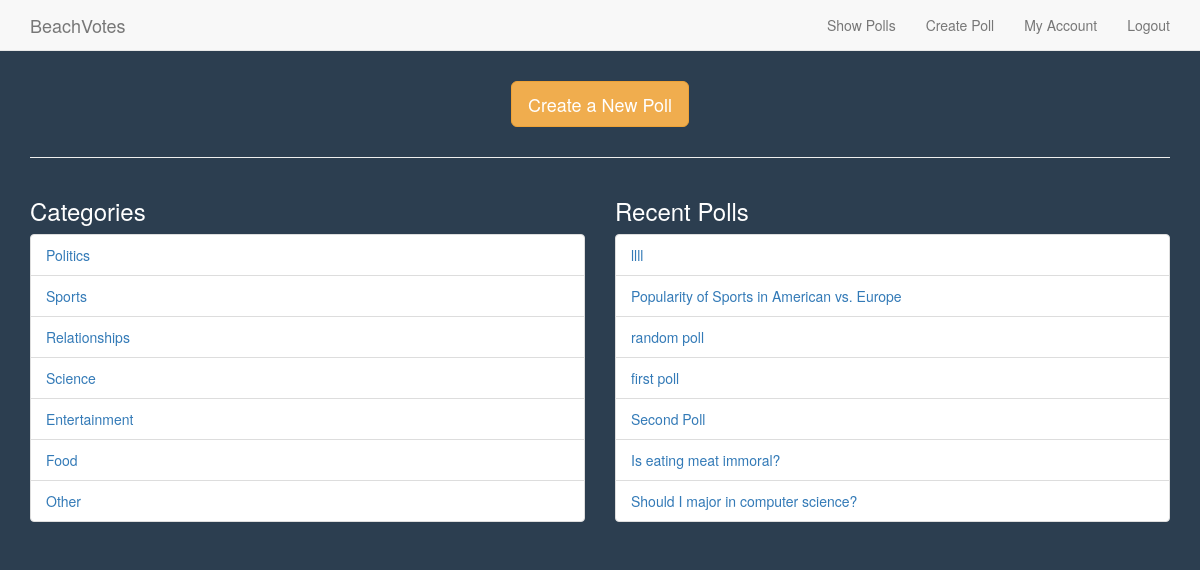
/poll/show_polls (signed in), run on an earlier commit of the app's database.
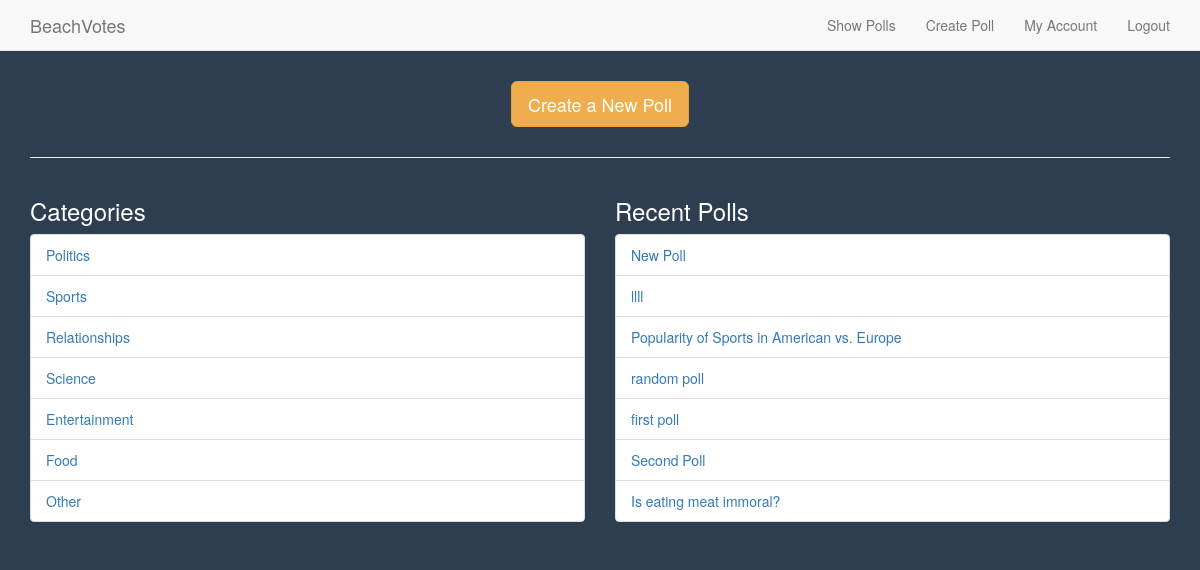
And on a later commit of the database.
### poll/models.py (models this page shows, shortened)
class Category(models.Model):
    group_name = models.CharField(max_length = 50, unique = True, null = False)
    class Meta:
        verbose_name_plural = 'Categories'

class Poll(models.Model):
    category = models.ForeignKey(Category, on_delete=models.CASCADE)
    poll_creator = models.ForeignKey(User, on_delete=models.CASCADE)
    title_question = models.CharField(max_length = 128, unique = True, null = False)
    start_date = models.DateField(default = datetime.date.today, null = False)
    end_date =  models.DateField(default = datetime.date.today() + datetime.timedelta(days=1),
                                 null = False)

### poll/views.py (the view)
@login_required
def show_polls(request):
    categories = Category.objects.all()
    polls = Poll.objects.order_by('-start_date')[:7]
    context_dict = { 'categories' : categories }
    context_dict['polls'] = polls
    return render(request, 'poll/show_polls.html', context_dict)

### templates/poll/show_polls.html (shortened to what this page needs)
{% extends 'poll/base.html' %}
{% load staticfiles %}
{% block body_block %}
<div class="container">
  <div class="text-center" style="margin: 30px;">
    <a href="#" type="button" class="btn btn-lg btn-warning">Create a New Poll</a>
  </div>
  <hr />
  <div class="row">
    <div class="col-md-6">
      <h3>Categories</h3>
  {% if categories %}
      <ul class="list-group">
        {% for category in categories %}
        <li class="list-group-item">
          <a href="{% url 'view_poll' %}">
            {{ category.group_name }}
          </a>
        </li>
        {% endfor %}
      </ul>
      {% else %}
        <h1>No categories to show</h1>
      {% endif %}
    </div>
    <div class="col-md-6">
      <h3>Recent Polls</h3>
      {% if polls %}
        <ul class="list-group">
          {% for poll in polls %}
            <li class="list-group-item">
              <a href="{% url 'view_poll' %}">
                {{ poll.title_question }}
              </a>
            </li>
          {% endfor %}
        </ul>
      {% else %}
        <h4>No recent polls to show</h4>
      {% endif %}
    </div>
  </div>
</div>
{% endblock %}

### templates/poll/base.html (shortened to what this page needs)
<!DOCTYPE html>
{% load staticfiles %}
<html>
<head lang="en">
  <link rel="stylesheet" href="https://maxcdn.bootstrapcdn.com/bootstrap/3.3.7/css/bootstrap.min.css" />
  <link rel="stylesheet" href="{% static 'stylesheets/base.css' %}">
</head>
<body>
  <nav class="navbar navbar-default navbar-fixed-top">
    <div class="container">
      <div class="navbar-header">
        <a class="navbar-brand nav-text" href="{% url 'index' %}">BeachVotes</a>
      </div>
      <div class="collapse navbar-collapse" id="nav-collapse">
        <ul class="nav navbar-nav navbar-right">
          {% if user.is_authenticated %}
            <li><a href="{% url 'show_polls' %}">Show Polls</a></li>
            <li><a href="{% url 'create_poll' %}">Create Poll</a></li>
            <li><a href="{% url 'my_profile' %}">My Account</a></li>
            <li><a href="{% url 'auth_logout' %}">Logout</a></li>
          {% else %}
            <li><a href="{% url 'index' %}">Home</a></li>
            <li><a href="{% url 'auth_login' %}">Login</a></li>
            <li><a href="{% url 'registration_register' %}">Create Account</a></li>
          {% endif %}
        </ul>
      </div>
    </div>
  </nav>
  <div>
    {% block body_block %}
    {% endblock %}
  </div>
</body>
</html>

### static/stylesheets/base.css (style rules this page uses)
body { color: white; background-color: #2c3e50; }
.navbar-default { position: relative; margin-bottom: 0px; }

What changed in the data, as far as the page shows it:
no longer on this page (row unchanged): Poll: title_question "Should I major in computer science?"
added Poll: title_question "New Poll"
